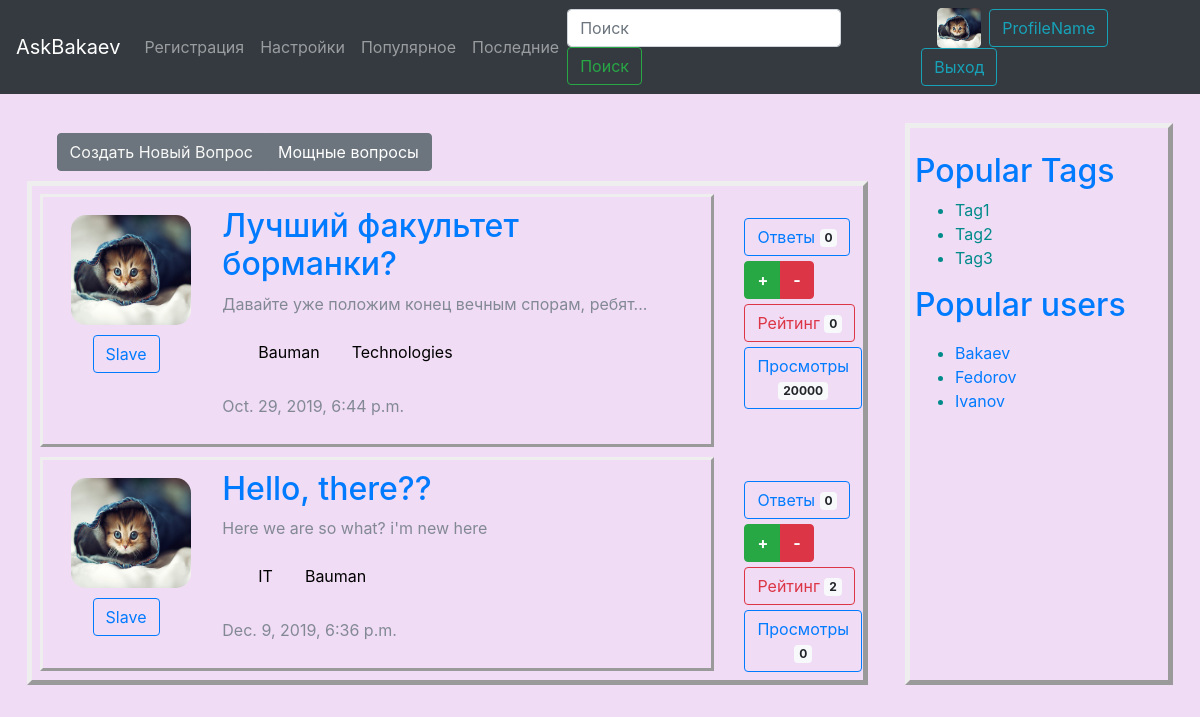
Page /pop_tag/Bauman/ on the committed database.
### main/models.py (models this page shows, shortened)
class Questions(models.Model):
    question = models.CharField(max_length=200, verbose_name = "вопрос")
    description = models.TextField(verbose_name = "подробности вопроса")
    author = models.ForeignKey(
        Users, on_delete=models.CASCADE, related_name='user', verbose_name = "автор")
    answers_count = models.IntegerField(default=0, verbose_name = "ответы")
    rating = models.IntegerField(default=0, verbose_name = "рейтинг")
    views = models.IntegerField(default=0, verbose_name = "просмотры")
    creation_time = models.DateTimeField(auto_now_add=True, verbose_name='дата и время создания')
    published = models.BooleanField(default=True, verbose_name="опубликован?")
    tags = models.ManyToManyField('Tags', blank=True, related_name='tags', verbose_name='Теги')
    objects = QuestManager()
    class Meta:
        verbose_name = "Вопрос"
        verbose_name_plural = "Вопросы"

class Users(models.Model):
    name = models.CharField(max_length=20, verbose_name="имя")
    birthday = models.DateField(verbose_name='дата рождения')
    about = models.TextField(default="Пользователь не рассказал о себе.", verbose_name="о пользователе")
    avatar = models.ImageField(upload_to='upload/')
    password = models.CharField(default="qwertyqwerty", max_length=32, verbose_name="parol'")
    def __str__(self):
        return self.name
    class Meta:
        verbose_name = "Пользователь"
        verbose_name_plural = "Пользователи"

class Tags(models.Model):
    tag = models.CharField(max_length=20, verbose_name="тег")
    author = models.ForeignKey(
        Users, on_delete=models.CASCADE, verbose_name = "добавил тег")
    questions_count = models.IntegerField(default=0, verbose_name = "вопросы")
    questions = models.ManyToManyField('Questions', blank=True, related_name='quest', verbose_name='Voprosi')
    class Meta:
        verbose_name = "Тег"
        verbose_name_plural = "Теги"

### main/views.py (the view)
# urls.py: path('pop_tag/<str:tag>/', main_views.tag_view, name='tag_view'),
def tag_view(request, tag):
    tag_set = models.Tags.objects.filter(tag=tag)
    if len(tag_set) == 0:
        questions = models.Questions.objects.filter(published=True)
        messages.error(request, 'No such tag, bro :(')
        return redirect("index")
    else:
        tag_id = tag_set[0].id
        questions = models.Questions.objects.filter(published=True, tags=tag_id)
        return main_page(request, questions)

### main/views.py (called while the page is built)
def main_page(request, questions):
    context = {"test":"roar",
        'tags': models.Tags.objects.all(),
        'users': models.Users.objects.all(),
        "questions" : questions,
        "answers" : models.Answers.objects.all()}
    return render(request, "main/index.html", context)

### main/templates/main/index.html (shortened to what this page needs)
{% extends "base.html" %}
{% block content %}
{% load static %}
<div class="up">
    <div class="btn-group" role="group" aria-label="Basic example">
      <button type="button" class="btn btn-secondary"><a style="color:rgb(248, 248, 247)"
        href="/new">Создать Новый Вопрос</a></button>
      <button type="button" href="/" class="btn btn-secondary">Мощные вопросы</button>
    </div>
  </div>
  <div class="container main-content">
      {% for quest in questions %}
    <div class="row">
      <div class="col-10">
        <div class="question">
          <div class="row">
            <div class="col-2">
              <img class="avatar" src="{% static "public/kitten.jpg" %}" width="120" height="110" alt="kitten">
              <div class="margine">
              <button type="button" href="/" class="btn btn-outline-primary">
                {{ quest.author }}
            </button>
              </div>
            </div>
            <div class="col-1"></div>
            <div class="col-9">
              <h2><a href="/question/{{quest.pk}}">{{ quest.question }} </a></h2>
              <p>
                <a>{{ quest.description }}</a>
              </p>
              <p><div class="pagination">
                {% for tag in quest.tags.all %}
                  <a href='#'>{{ tag.tag }}</a>
                {% endfor %}
                </div></p>
                <p>{{ quest.creation_time }}</p>
            </div>
          </div>
        </div>
      </div>
      <div class="col-2 ">
          <br />
          <div class="marginal">
          <button type="button" class="btn btn-outline-primary">
              Ответы <span class="badge badge-light">{{quest.answers_set.count}}</span>
          </button>
        </div>
        <div class="marginal">
          <div class="btn-group" role="group" aria-label="Basic example">
              <button type="button" class="btn btn-success"><strong> + </strong></button>
              <button type="button" class="btn btn-danger"><strong> - </strong></button>
            </div>
          </div>
            <div class="marginal">
          <button type="button" class="btn btn-outline-danger">
              Рейтинг <span class="badge badge-light">{{ quest.rating }}</span>
          </button>
        </div>
        <button type="button" class="btn btn-outline-primary">
            Просмотры <span class="badge badge-light">{{quest.views}}</span>
        </button>
      </div>
    </div>
    {% endfor %}
  </div>
{% endblock %}

### static/public/my.css (style rules this page uses)
.up { padding: 10px; padding-left: 30px; }
.main-content { border-style: outset; padding: 3px; border-width: 5px; color: darkcyan; }
.question { border-style: outset; padding: 5px; color: rgba(21, 56, 56, 0.507); }
.row { padding: 5px; }
.avatar { margin-left: 18px; margin-top: 8px; border-radius: 15px; margin-right: 8px; }
.margine { margin-top: 10px; margin-left: 40px; }
.marginal { margin-bottom: 5px; }
.row:after { content: ""; display: table; clear: both; }
.pagination { display: inline-block; padding-left: 20px; }
.pagination a { color: black; float: left; padding: 8px 16px; text-decoration: none; }

### rows in the picture
Questions: published True (drawn), author "Slave", question "Лучший факультет борманки?", description "Давайте уже положим конец вечным спорам, ребят...", creation_time "Oct. 29, 2019, 6:44 p.m.", answers_set.count "0", rating "0", views "20000"
Tags: tag "Bauman"
Tags: tag "Technologies"
Questions: published True (drawn), author "Slave", question "Hello, there??", description "Here we are so what? i'm new here", creation_time "Dec. 9, 2019, 6:36 p.m.", answers_set.count "0", rating "2", views "0"
Tags: tag "IT"
